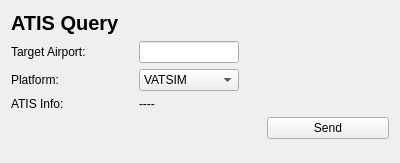
<?xml version="1.0" encoding="UTF-8"?>
<ui version="4.0">
 <class>Form</class>
 <widget class="QWidget" name="Form">
  <property name="geometry">
   <rect>
    <x>0</x>
    <y>0</y>
    <width>400</width>
    <height>163</height>
   </rect>
  </property>
  <property name="minimumSize">
   <size>
    <width>400</width>
    <height>163</height>
   </size>
  </property>
  <property name="windowTitle">
   <string>ATIS</string>
  </property>
  <layout class="QGridLayout" name="gridLayout">
   <item row="3" column="0">
    <widget class="QLabel" name="label_2">
     <property name="text">
      <string>ATIS Info:</string>
     </property>
    </widget>
   </item>
   <item row="0" column="0" colspan="3">
    <widget class="QLabel" name="label">
     <property name="font">
      <font>
       <pointsize>15</pointsize>
       <bold>true</bold>
      </font>
     </property>
     <property name="text">
      <string>ATIS Query</string>
     </property>
     <property name="margin">
      <number>5</number>
     </property>
    </widget>
   </item>
   <item row="3" column="1" colspan="2">
    <widget class="QLabel" name="atis">
     <property name="text">
      <string>----</string>
     </property>
     <property name="wordWrap">
      <bool>true</bool>
     </property>
    </widget>
   </item>
   <item row="1" column="1" colspan="2">
    <widget class="QLineEdit" name="target_airport">
     <property name="maximumSize">
      <size>
       <width>100</width>
       <height>16777215</height>
      </size>
     </property>
    </widget>
   </item>
   <item row="4" column="2">
    <widget class="QPushButton" name="pushButton">
     <property name="text">
      <string>Send</string>
     </property>
    </widget>
   </item>
   <item row="1" column="0">
    <widget class="QLabel" name="label_1">
     <property name="text">
      <string>Target Airport:</string>
     </property>
    </widget>
   </item>
   <item row="2" column="0">
    <widget class="QLabel" name="label_3">
     <property name="text">
      <string>Platform:</string>
     </property>
    </widget>
   </item>
   <item row="4" column="0" colspan="2">
    <spacer name="horizontalSpacer">
     <property name="orientation">
      <enum>Qt::Orientation::Horizontal</enum>
     </property>
     <property name="sizeHint" stdset="0">
      <size>
       <width>40</width>
       <height>20</height>
      </size>
     </property>
    </spacer>
   </item>
   <item row="5" column="0" colspan="3">
    <spacer name="verticalSpacer">
     <property name="orientation">
      <enum>Qt::Orientation::Vertical</enum>
     </property>
     <property name="sizeHint" stdset="0">
      <size>
       <width>20</width>
       <height>40</height>
      </size>
     </property>
    </spacer>
   </item>
   <item row="2" column="1" colspan="2">
    <widget class="QComboBox" name="platform">
     <property name="maximumSize">
      <size>
       <width>100</width>
       <height>16777215</height>
      </size>
     </property>
     <item>
      <property name="text">
       <string>VATSIM</string>
      </property>
     </item>
     <item>
      <property name="text">
       <string>PilotEdge</string>
      </property>
     </item>
     <item>
      <property name="text">
       <string>IVAO</string>
      </property>
     </item>
    </widget>
   </item>
  </layout>
 </widget>
 <resources/>
 <connections/>
</ui>
